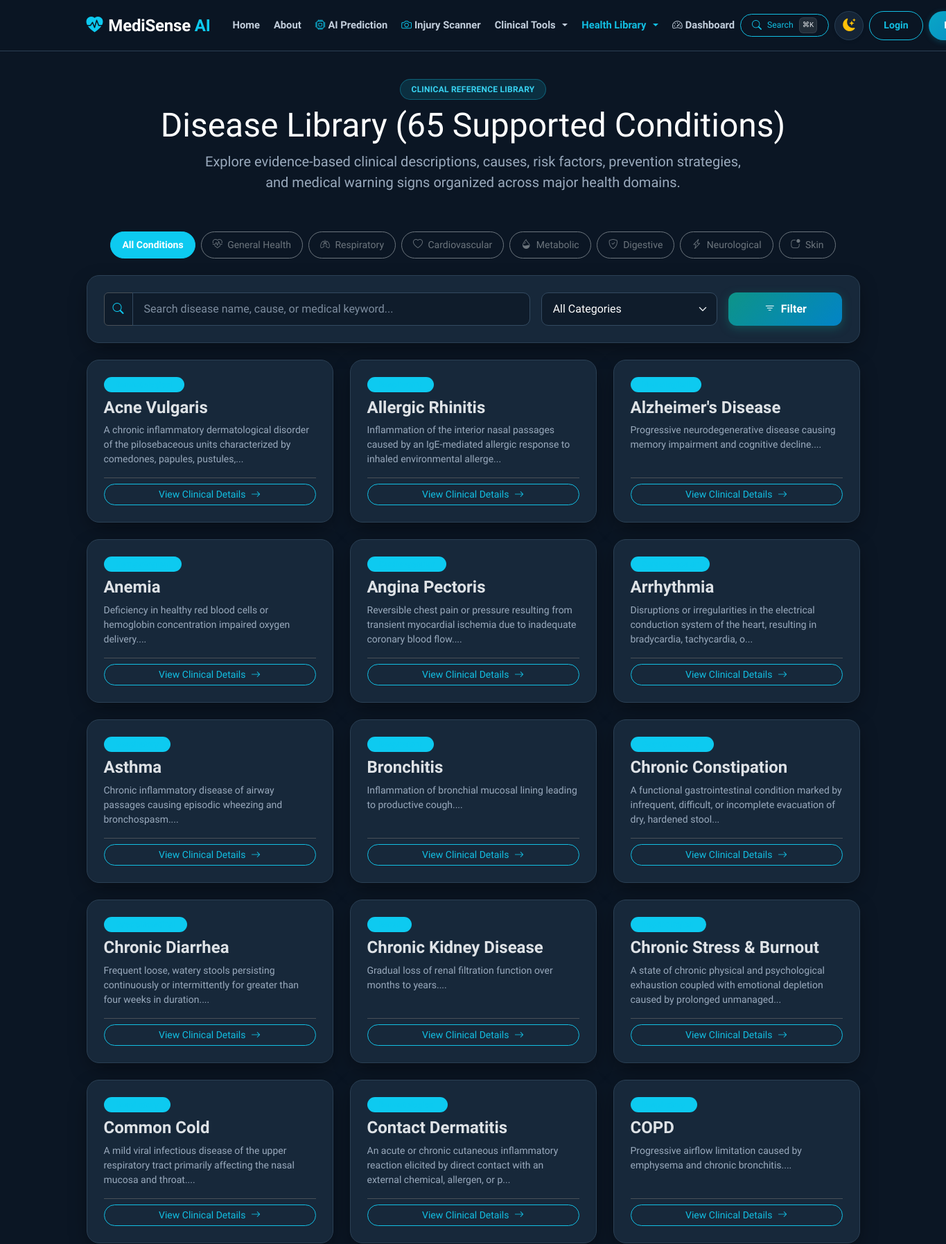
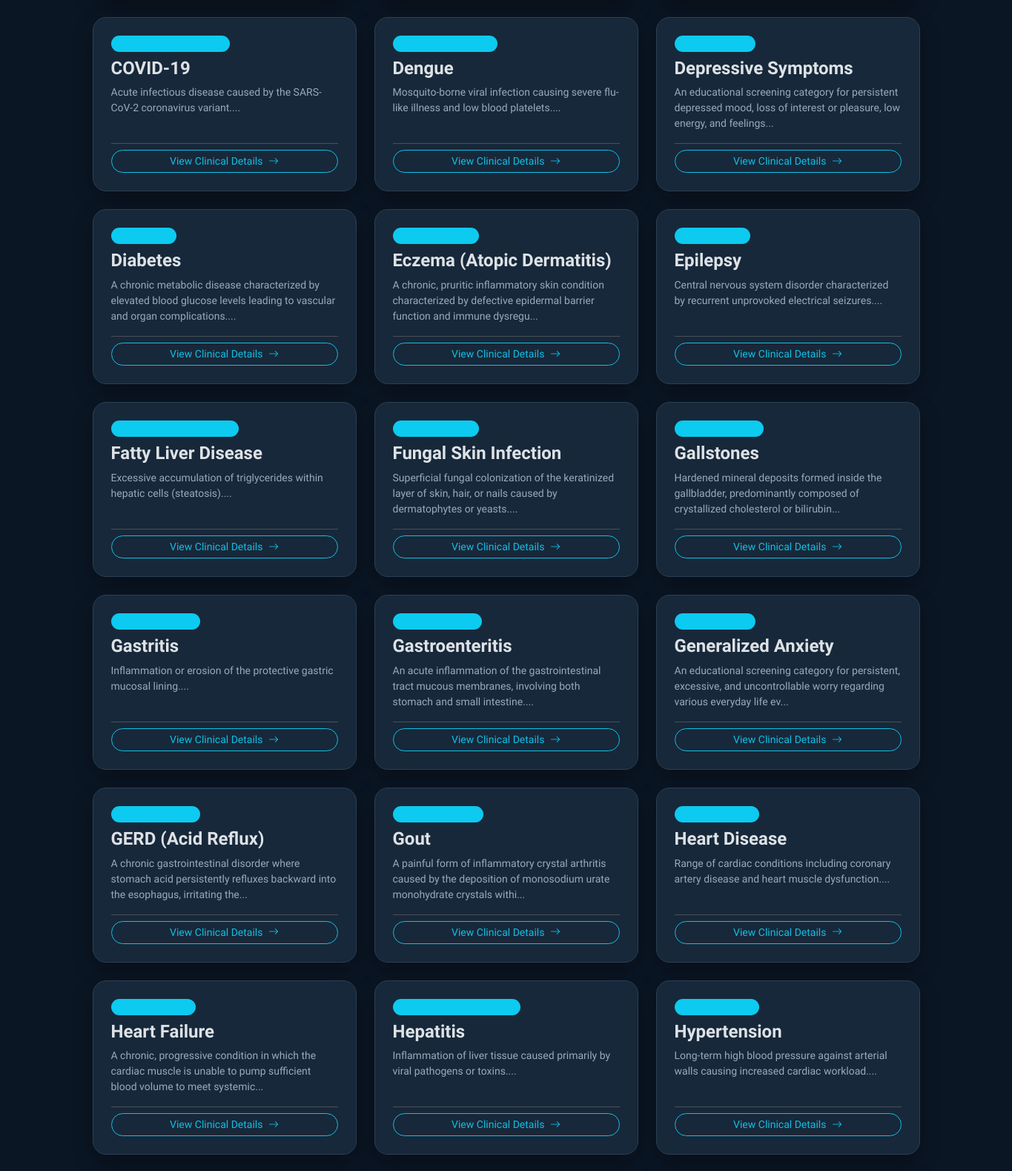
Screenshot of /diseases.php (upper part) with the database file from the repository (2 pictures, top to bottom).
### tables this page shows
CREATE TABLE `diseases` (
  `id` INT AUTO_INCREMENT PRIMARY KEY,
  `name` VARCHAR(100) NOT NULL UNIQUE,
  `category` VARCHAR(100) NOT NULL,
  `short_description` TEXT NOT NULL,
  `causes` TEXT NOT NULL,
  `risk_factors` TEXT NOT NULL,
  `prevention` TEXT NOT NULL,
  `management` TEXT NOT NULL,
  `when_to_seek_care` TEXT NOT NULL,
  INDEX `idx_diseases_category` (`category`),
  INDEX `idx_diseases_name` (`name`)
);

### includes/functions.php (called while the page is built, shortened)
<?php
function sanitize($data) {
    return htmlspecialchars(trim($data), ENT_QUOTES, 'UTF-8');
}

### diseases.php (the view, shortened to what this page needs)
<?php
require_once __DIR__ . '/includes/header.php';
require_once __DIR__ . '/includes/functions.php';
$pdo = get_db_connection();
$search = isset($_GET['search']) ? trim($_GET['search']) : '';
$category = isset($_GET['category']) ? trim($_GET['category']) : '';
$diseases = [];
if ($pdo) {
    try {
        $sql = "SELECT * FROM diseases WHERE 1=1";
        $params = [];
        $sql .= " ORDER BY name ASC";
        $stmt = $pdo->prepare($sql);
        $stmt->execute($params);
        $diseases = $stmt->fetchAll();
    } catch (PDOException $e) {
        $diseases = [];
    }
}
?>
<div class="row py-3">
    <div class="col-lg-12 text-center mb-4">
        <span class="badge hero-badge px-3 py-2 rounded-pill fw-bold mb-2">CLINICAL REFERENCE LIBRARY</span>
        <h1 class="display-5 fw-extrabold mb-2">Disease Library (<?= count($diseases) ?> Supported Conditions)</h1>
        <p class="lead text-muted mx-auto" style="max-width: 800px;">
            Explore evidence-based clinical descriptions, causes, risk factors, prevention strategies, and medical warning signs organized across major health domains.
        </p>
    </div>
</div>
<div class="d-flex flex-wrap justify-content-center gap-2 mb-4">
    <a href="diseases.php" class="btn btn-sm rounded-pill px-3 py-2 <?= empty($category) && empty($search) ? 'btn-info text-white' : 'btn-outline-secondary' ?>">
        All Conditions
    </a>
    <a href="diseases.php?category=General%20Health" class="btn btn-sm rounded-pill px-3 py-2 <?= $category === 'General Health' ? 'btn-info text-white' : 'btn-outline-secondary' ?>">
        <i class="bi bi-heart-pulse me-1"></i> General Health
    </a>
    <a href="diseases.php?category=Respiratory" class="btn btn-sm rounded-pill px-3 py-2 <?= $category === 'Respiratory' ? 'btn-info text-white' : 'btn-outline-secondary' ?>">
        <i class="bi bi-lungs me-1"></i> Respiratory
    </a>
    <a href="diseases.php?category=Cardiovascular" class="btn btn-sm rounded-pill px-3 py-2 <?= $category === 'Cardiovascular' ? 'btn-info text-white' : 'btn-outline-secondary' ?>">
        <i class="bi bi-heart me-1"></i> Cardiovascular
    </a>
    <a href="diseases.php?category=Metabolic" class="btn btn-sm rounded-pill px-3 py-2 <?= $category === 'Metabolic' ? 'btn-info text-white' : 'btn-outline-secondary' ?>">
        <i class="bi bi-droplet-half me-1"></i> Metabolic
    </a>
    <a href="diseases.php?category=Digestive" class="btn btn-sm rounded-pill px-3 py-2 <?= $category === 'Digestive' ? 'btn-info text-white' : 'btn-outline-secondary' ?>">
        <i class="bi bi-shield-check me-1"></i> Digestive
    </a>
    <a href="diseases.php?category=Neurological" class="btn btn-sm rounded-pill px-3 py-2 <?= $category === 'Neurological' ? 'btn-info text-white' : 'btn-outline-secondary' ?>">
        <i class="bi bi-lightning-charge me-1"></i> Neurological
    </a>
    <a href="diseases.php?category=Skin" class="btn btn-sm rounded-pill px-3 py-2 <?= $category === 'Skin' ? 'btn-info text-white' : 'btn-outline-secondary' ?>">
        <i class="bi bi-app-indicator me-1"></i> Skin
    </a>
</div>
<div class="card-custom p-4 mb-4">
    <form method="GET" action="diseases.php" class="row g-3 align-items-center">
        <div class="col-md-7">
            <div class="input-group">
                <span class="input-group-text bg-card-subtle text-info border"><i class="bi bi-search"></i></span>
                <input type="text" name="search" class="form-control" placeholder="Search disease name, cause, or medical keyword..." value="<?= sanitize($search) ?>">
            </div>
        </div>
        <div class="col-md-3">
            <select name="category" class="form-select">
                <option value="">All Categories</option>
            </select>
        </div>
        <div class="col-md-2">
            <button type="submit" class="btn btn-primary-custom w-100"><i class="bi bi-filter me-1"></i> Filter</button>
        </div>
    </form>
</div>
<div class="row g-4 mb-5">
    <?php if (!empty($diseases)): ?>
        <?php foreach ($diseases as $d): ?>
            <div class="col-md-6 col-lg-4">
                <div class="card-custom p-4 h-100 d-flex flex-column justify-content-between hover-lift">
                    <div>
                        <div class="d-flex justify-content-between align-items-start mb-2">
                            <span class="badge bg-info bg-opacity-15 text-info border border-info border-opacity-25 rounded-pill px-3 py-1 small">
                            </span>
                        </div>
                        <h4 class="fw-bold mb-2 text-body"><?= sanitize($d['name']) ?></h4>
                        <p class="small text-muted mb-3" style="min-height: 60px;">
                            <?= sanitize(substr($d['short_description'], 0, 120)) ?>...
                        </p>
                    </div>
                    <div class="pt-2 border-top">
                        <a href="disease_detail.php?id=<?= $d['id'] ?>" class="btn btn-outline-info rounded-pill btn-sm w-100">
                            View Clinical Details <i class="bi bi-arrow-right ms-1"></i>
                        </a>
                    </div>
                </div>
            </div>
        <?php endforeach; ?>
    <?php endif; ?>
</div>
<?php require_once __DIR__ . '/includes/footer.php'; ?>

### assets/css/style.css (style rules this page uses)
:root, [data-theme="dark"], [data-bs-theme="dark"] { --accent-primary: #12bfe3; --accent-primary-hover: #0aa6c5; --accent-secondary: #0d9488; --accent-secondary-hover: #0f766e; --accent-teal: #0d9488; --accent-teal-hover: #0f766e; --accent-cyan: #12bfe3; --accent-cyan-hover: #0aa6c5; --accent-blue: #0284c7; --accent-amber: #f59e0b; --accent-rose: #f43f5e; --accent-green: #10b981; --color-danger: #ef4444; --color-warning: #f59e0b; --color-success: #10b981; --color-info: #12bfe3; --accent: #12bfe3; --accent-dark: #0aa6c5; --button-text: #ffffff; --bg-primary: #0b1624; --bg-secondary: #111f30; --bg-card: #17283a; --bg-card-hover: #1c2e42; --bg-card-subtle: #0f1c2b; --bg-input: #0f1c2b; --text-input: #ffffff; --bg-body: #0b1624; --bg-main: #0b1624; --bg-surface: #111f30; --card-bg: #17283a; --card-border: #2b4054; --surface: #17283a; --surface-secondary: #0f1c2b; --border-color: #2b4054; --border-subtle: rgba(255, 255, 255, 0.08); --border-card: #2b4054; --border-input: #334a60; --border-focus: #12bfe3; --text-primary: #ffffff; --text-heading: #ffffff; --text-secondary: #c3cfdd; --text-main: #c3cfdd; --text-muted: #9aaabd; --navbar-bg: rgba(11, 22, 36, 0.94); --navbar-text: #c3cfdd; --footer-bg: #070e17; --footer-heading: #ffffff; --footer-text: #9aaabd; --footer-border: #1a2938; --hero-bg: linear-gradient(135deg, #0b1624 0%, #17283a 55%, #0f3545 100%); --hero-gradient: linear-gradient(135deg, #0b1624 0%, #17283a 55%, #0f3545 100%); --hero-heading: #ffffff; --hero-text: #c3cfdd; --hero-badge-bg: rgba(18, 191, 227, 0.15); --hero-badge-text: #38d3f2; --hero-badge-border: rgba(18, 191, 227, 0.35); --hero-btn-sec-color: #ffffff; --hero-btn-sec-border: rgba(255, 255, 255, 0.35); --hero-btn-sec-hover: rgba(255, 255, 255, 0.12); --shadow: rgba(0, 0, 0, 0.3); --shadow-sm: 0 2px 8px rgba(0, 0, 0, 0.3); --shadow-md: 0 6px 20px rgba(0, 0, 0, 0.4); --shadow-lg: 0 12px 36px rgba(0, 0, 0, 0.55); --shadow-card: 0 10px 30px -5px rgba(0, 0, 0, 0.45); --shadow-elevated: 0 20px 40px -10px rgba(0, 0, 0, 0.6); --tile-bg-unselected: #111f30; --tile-border-unselected: #1f3347; --tile-text-unselected: #9aaabd; --tile-hover-bg: #17283a; --tile-hover-border: #334a60; --tile-bg-selected: linear-gradient(135deg, #0f4c5c 0%, #0c3852 100%); --tile-border-selected: #12bfe3; --tile-text-selected: #ffffff; --tile-shadow-selected: 0 8px 24px -4px rgba(18, 191, 227, 0.4), inset 0 1px 0 rgba(255, 255, 255, 0.35); --tile-indicator-bg: #12bfe3; --tile-indicator-color: #0b1624; }
body { font-family: 'Plus Jakarta Sans', -apple-system, BlinkMacSystemFont, sans-serif; background-color: var(--bg-main); color: var(--text-main); display: flex; flex-direction: column; min-height: 100vh; transition: background-color 0.25s ease, color 0.25s ease; }
h1, h2, h3, h4, h5, h6, .text-heading { color: var(--text-heading); transition: color 0.2s ease; }
.text-muted { color: var(--text-muted) !important; }
.card-custom { background: var(--bg-card); border: 1px solid var(--border-card); border-radius: 18px; box-shadow: var(--shadow-card); color: var(--text-main); transition: transform 0.25s ease, box-shadow 0.25s ease, background-color 0.25s ease, border-color 0.25s ease; }
.hero-badge { background: var(--hero-badge-bg) !important; color: var(--hero-badge-text) !important; border: 1px solid var(--hero-badge-border) !important; font-weight: 700; letter-spacing: 0.02em; }
.form-control, .form-select { background-color: var(--bg-input) !important; border: 1px solid var(--border-input) !important; color: var(--text-heading) !important; border-radius: 10px; padding: 11px 16px; transition: all 0.2s ease; }
.form-control::placeholder { color: var(--text-muted) !important; opacity: 0.8; }
.form-select option { background-color: var(--bg-card); color: var(--text-heading); }
.btn-primary-custom { background: linear-gradient(135deg, #0d9488 0%, #0284c7 100%); color: #ffffff !important; font-weight: 700; border-radius: 12px; border: none; padding: 12px 28px; box-shadow: 0 4px 14px rgba(13, 148, 136, 0.35); transition: all 0.25s ease; }
.btn-info, .btn-primary, .btn-danger, .btn-success { color: #ffffff !important; font-weight: 600; }
.btn-outline-info { border-color: var(--accent-cyan) !important; color: var(--accent-cyan) !important; }
.bg-card-subtle { background-color: var(--bg-card-subtle) !important; }

### rows the page displays
diseases: name "Acne Vulgaris", short_description "A chronic inflammatory dermatological disorder of the pilosebaceous units characterized by comedones, papules, pustules,"
diseases: name "Allergic Rhinitis", short_description "Inflammation of the interior nasal passages caused by an IgE-mediated allergic response to inhaled environmental allerge"
diseases: name "Alzheimer's Disease", short_description "Progressive neurodegenerative disease causing memory impairment and cognitive decline."
diseases: name "Anemia", short_description "Deficiency in healthy red blood cells or hemoglobin concentration impaired oxygen delivery."
diseases: name "Angina Pectoris", short_description "Reversible chest pain or pressure resulting from transient myocardial ischemia due to inadequate coronary blood flow."
diseases: name "Arrhythmia", short_description "Disruptions or irregularities in the electrical conduction system of the heart, resulting in bradycardia, tachycardia, o"
diseases: name "Asthma", short_description "Chronic inflammatory disease of airway passages causing episodic wheezing and bronchospasm."
diseases: name "Bronchitis", short_description "Inflammation of bronchial mucosal lining leading to productive cough."
diseases: name "Chronic Constipation", short_description "A functional gastrointestinal condition marked by infrequent, difficult, or incomplete evacuation of dry, hardened stool"
diseases: name "Chronic Diarrhea", short_description "Frequent loose, watery stools persisting continuously or intermittently for greater than four weeks in duration."
diseases: name "Chronic Kidney Disease", short_description "Gradual loss of renal filtration function over months to years."
diseases: name "Chronic Stress & Burnout", short_description "A state of chronic physical and psychological exhaustion coupled with emotional depletion caused by prolonged unmanaged"
diseases: name "Common Cold", short_description "A mild viral infectious disease of the upper respiratory tract primarily affecting the nasal mucosa and throat."
diseases: name "Contact Dermatitis", short_description "An acute or chronic cutaneous inflammatory reaction elicited by direct contact with an external chemical, allergen, or p"
diseases: name "COPD", short_description "Progressive airflow limitation caused by emphysema and chronic bronchitis."
diseases: name "COVID-19", short_description "Acute infectious disease caused by the SARS-CoV-2 coronavirus variant."
diseases: name "Dengue", short_description "Mosquito-borne viral infection causing severe flu-like illness and low blood platelets."
diseases: name "Depressive Symptoms", short_description "An educational screening category for persistent depressed mood, loss of interest or pleasure, low energy, and feelings"
diseases: name "Diabetes", short_description "A chronic metabolic disease characterized by elevated blood glucose levels leading to vascular and organ complications."
diseases: name "Eczema (Atopic Dermatitis)", short_description "A chronic, pruritic inflammatory skin condition characterized by defective epidermal barrier function and immune dysregu"
diseases: name "Epilepsy", short_description "Central nervous system disorder characterized by recurrent unprovoked electrical seizures."
diseases: name "Fatty Liver Disease", short_description "Excessive accumulation of triglycerides within hepatic cells (steatosis)."
diseases: name "Fungal Skin Infection", short_description "Superficial fungal colonization of the keratinized layer of skin, hair, or nails caused by dermatophytes or yeasts."
diseases: name "Gallstones", short_description "Hardened mineral deposits formed inside the gallbladder, predominantly composed of crystallized cholesterol or bilirubin"
diseases: name "Gastritis", short_description "Inflammation or erosion of the protective gastric mucosal lining."
diseases: name "Gastroenteritis", short_description "An acute inflammation of the gastrointestinal tract mucous membranes, involving both stomach and small intestine."
diseases: name "Generalized Anxiety", short_description "An educational screening category for persistent, excessive, and uncontrollable worry regarding various everyday life ev"
diseases: name "GERD (Acid Reflux)", short_description "A chronic gastrointestinal disorder where stomach acid persistently refluxes backward into the esophagus, irritating the"
diseases: name "Gout", short_description "A painful form of inflammatory crystal arthritis caused by the deposition of monosodium urate monohydrate crystals withi"
diseases: name "Heart Disease", short_description "Range of cardiac conditions including coronary artery disease and heart muscle dysfunction."
diseases: name "Heart Failure", short_description "A chronic, progressive condition in which the cardiac muscle is unable to pump sufficient blood volume to meet systemic"
diseases: name "Hepatitis", short_description "Inflammation of liver tissue caused primarily by viral pathogens or toxins."
diseases: name "Hypertension", short_description "Long-term high blood pressure against arterial walls causing increased cardiac workload."

### other values shown
count($diseases) "65"
